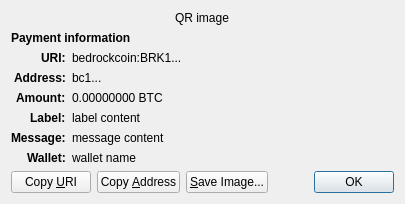
<?xml version="1.0" encoding="UTF-8"?>
<ui version="4.0">
 <class>ReceiveRequestDialog</class>
 <widget class="QDialog" name="ReceiveRequestDialog">
  <property name="geometry">
   <rect>
    <x>0</x>
    <y>0</y>
    <width>413</width>
    <height>229</height>
   </rect>
  </property>
  <property name="windowTitle">
   <string>Request payment to ...</string>
  </property>
  <layout class="QGridLayout" name="gridLayout" columnstretch="0,1">
   <property name="sizeConstraint">
    <enum>QLayout::SetFixedSize</enum>
   </property>
   <item row="0" column="0" colspan="2" alignment="Qt::AlignHCenter">
    <widget class="QRImageWidget" name="qr_code">
     <property name="text">
      <string notr="true">QR image</string>
     </property>
     <property name="textInteractionFlags">
      <set>Qt::NoTextInteraction</set>
     </property>
    </widget>
   </item>
   <item row="1" column="0" colspan="2">
    <widget class="QLabel" name="payment_header">
     <property name="font">
      <font>
       <weight>75</weight>
       <bold>true</bold>
      </font>
     </property>
     <property name="text">
      <string>Payment information</string>
     </property>
     <property name="textInteractionFlags">
      <set>Qt::NoTextInteraction</set>
     </property>
    </widget>
   </item>
   <item row="2" column="0" alignment="Qt::AlignRight|Qt::AlignTop">
    <widget class="QLabel" name="uri_tag">
     <property name="font">
      <font>
       <weight>75</weight>
       <bold>true</bold>
      </font>
     </property>
     <property name="text">
      <string notr="true">URI:</string>
     </property>
     <property name="textFormat">
      <enum>Qt::PlainText</enum>
     </property>
     <property name="textInteractionFlags">
      <set>Qt::NoTextInteraction</set>
     </property>
    </widget>
   </item>
   <item row="2" column="1" alignment="Qt::AlignTop">
    <widget class="QLabel" name="uri_content">
     <property name="text">
      <string notr="true">bedrockcoin:BRK1...</string>
     </property>
     <property name="textFormat">
      <enum>Qt::RichText</enum>
     </property>
     <property name="wordWrap">
      <bool>true</bool>
     </property>
     <property name="textInteractionFlags">
      <set>Qt::TextSelectableByMouse</set>
     </property>
    </widget>
   </item>
   <item row="3" column="0" alignment="Qt::AlignRight|Qt::AlignTop">
    <widget class="QLabel" name="address_tag">
     <property name="font">
      <font>
       <weight>75</weight>
       <bold>true</bold>
      </font>
     </property>
     <property name="text">
      <string>Address:</string>
     </property>
     <property name="textInteractionFlags">
      <set>Qt::NoTextInteraction</set>
     </property>
    </widget>
   </item>
   <item row="3" column="1" alignment="Qt::AlignTop">
    <widget class="QLabel" name="address_content">
     <property name="text">
      <string notr="true">bc1...</string>
     </property>
     <property name="textFormat">
      <enum>Qt::PlainText</enum>
     </property>
     <property name="textInteractionFlags">
      <set>Qt::TextSelectableByMouse</set>
     </property>
    </widget>
   </item>
   <item row="4" column="0" alignment="Qt::AlignRight|Qt::AlignTop">
    <widget class="QLabel" name="amount_tag">
     <property name="font">
      <font>
       <weight>75</weight>
       <bold>true</bold>
      </font>
     </property>
     <property name="text">
      <string>Amount:</string>
     </property>
     <property name="textInteractionFlags">
      <set>Qt::NoTextInteraction</set>
     </property>
    </widget>
   </item>
   <item row="4" column="1" alignment="Qt::AlignTop">
    <widget class="QLabel" name="amount_content">
     <property name="text">
      <string notr="true">0.00000000 BTC</string>
     </property>
     <property name="textFormat">
      <enum>Qt::PlainText</enum>
     </property>
     <property name="textInteractionFlags">
      <set>Qt::TextSelectableByMouse</set>
     </property>
    </widget>
   </item>
   <item row="5" column="0" alignment="Qt::AlignRight|Qt::AlignTop">
    <widget class="QLabel" name="label_tag">
     <property name="font">
      <font>
       <weight>75</weight>
       <bold>true</bold>
      </font>
     </property>
     <property name="text">
      <string>Label:</string>
     </property>
     <property name="textInteractionFlags">
      <set>Qt::NoTextInteraction</set>
     </property>
    </widget>
   </item>
   <item row="5" column="1" alignment="Qt::AlignTop">
    <widget class="QLabel" name="label_content">
     <property name="text">
      <string notr="true">label content</string>
     </property>
     <property name="textFormat">
      <enum>Qt::PlainText</enum>
     </property>
     <property name="wordWrap">
      <bool>true</bool>
     </property>
     <property name="textInteractionFlags">
      <set>Qt::TextSelectableByMouse</set>
     </property>
    </widget>
   </item>
   <item row="6" column="0" alignment="Qt::AlignRight|Qt::AlignTop">
    <widget class="QLabel" name="message_tag">
     <property name="font">
      <font>
       <weight>75</weight>
       <bold>true</bold>
      </font>
     </property>
     <property name="text">
      <string>Message:</string>
     </property>
     <property name="textInteractionFlags">
      <set>Qt::NoTextInteraction</set>
     </property>
    </widget>
   </item>
   <item row="6" column="1" alignment="Qt::AlignTop">
    <widget class="QLabel" name="message_content">
     <property name="text">
      <string notr="true">message content</string>
     </property>
     <property name="textFormat">
      <enum>Qt::PlainText</enum>
     </property>
     <property name="wordWrap">
      <bool>true</bool>
     </property>
     <property name="textInteractionFlags">
      <set>Qt::TextSelectableByMouse</set>
     </property>
    </widget>
   </item>
   <item row="7" column="0" alignment="Qt::AlignRight|Qt::AlignTop">
    <widget class="QLabel" name="wallet_tag">
     <property name="font">
      <font>
       <weight>75</weight>
       <bold>true</bold>
      </font>
     </property>
     <property name="text">
      <string>Wallet:</string>
     </property>
     <property name="textInteractionFlags">
      <set>Qt::NoTextInteraction</set>
     </property>
    </widget>
   </item>
   <item row="7" column="1" alignment="Qt::AlignTop">
    <widget class="QLabel" name="wallet_content">
     <property name="text">
      <string notr="true">wallet name</string>
     </property>
     <property name="textFormat">
      <enum>Qt::PlainText</enum>
     </property>
     <property name="wordWrap">
      <bool>true</bool>
     </property>
     <property name="textInteractionFlags">
      <set>Qt::TextSelectableByMouse</set>
     </property>
    </widget>
   </item>
   <item row="8" column="0" colspan="2">
    <layout class="QHBoxLayout" name="horizontalLayout">
     <item>
      <widget class="QPushButton" name="btnCopyURI">
       <property name="text">
        <string>Copy &amp;URI</string>
       </property>
       <property name="autoDefault">
        <bool>false</bool>
       </property>
      </widget>
     </item>
     <item>
      <widget class="QPushButton" name="btnCopyAddress">
       <property name="text">
        <string>Copy &amp;Address</string>
       </property>
       <property name="autoDefault">
        <bool>false</bool>
       </property>
      </widget>
     </item>
     <item>
      <widget class="QPushButton" name="btnSaveAs">
       <property name="text">
        <string>&amp;Save Image...</string>
       </property>
       <property name="autoDefault">
        <bool>false</bool>
       </property>
      </widget>
     </item>
     <item>
      <spacer name="horizontalSpacer_2">
       <property name="orientation">
        <enum>Qt::Horizontal</enum>
       </property>
       <property name="sizeHint" stdset="0">
        <size>
         <width>40</width>
         <height>20</height>
        </size>
       </property>
      </spacer>
     </item>
     <item>
      <widget class="QDialogButtonBox" name="buttonBox">
       <property name="focusPolicy">
        <enum>Qt::StrongFocus</enum>
       </property>
       <property name="standardButtons">
        <set>QDialogButtonBox::Ok</set>
       </property>
      </widget>
     </item>
    </layout>
   </item>
  </layout>
 </widget>
 <customwidgets>
  <customwidget>
   <class>QRImageWidget</class>
   <extends>QLabel</extends>
   <header>qt/qrimagewidget.h</header>
  </customwidget>
 </customwidgets>
 <tabstops>
  <tabstop>buttonBox</tabstop>
  <tabstop>btnCopyURI</tabstop>
  <tabstop>btnCopyAddress</tabstop>
  <tabstop>btnSaveAs</tabstop>
 </tabstops>
 <resources/>
 <connections>
  <connection>
   <sender>buttonBox</sender>
   <signal>accepted()</signal>
   <receiver>ReceiveRequestDialog</receiver>
   <slot>accept()</slot>
   <hints>
    <hint type="sourcelabel">
     <x>135</x>
     <y>230</y>
    </hint>
    <hint type="destinationlabel">
     <x>135</x>
     <y>126</y>
    </hint>
   </hints>
  </connection>
 </connections>
</ui>
